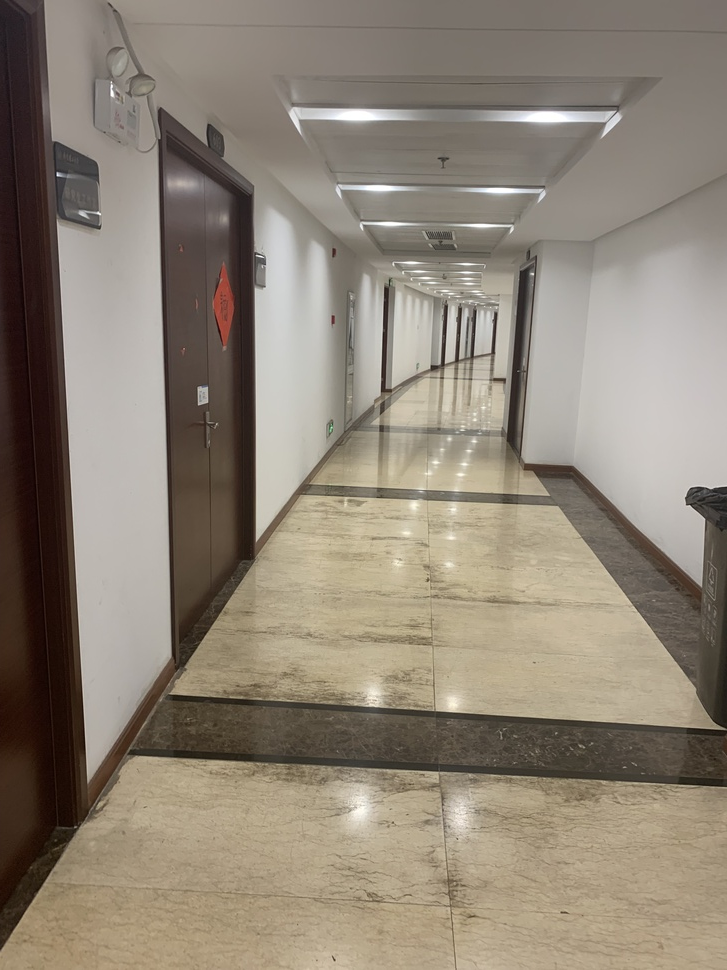
#> input picture 计算机视觉实践-练习5/project_5/left_image.JPG, 727 x 970 px, shrunk from 3024 x 4032 before the run
$ python main.py
#> lines starting #> are read from the running program, lines starting #| are printed output that depends on the picture
import cv2
import numpy as np
import matplotlib.pyplot as plt

# 读取左右图像
left_image = cv2.imread('left_image.JPG', cv2.IMREAD_GRAYSCALE)
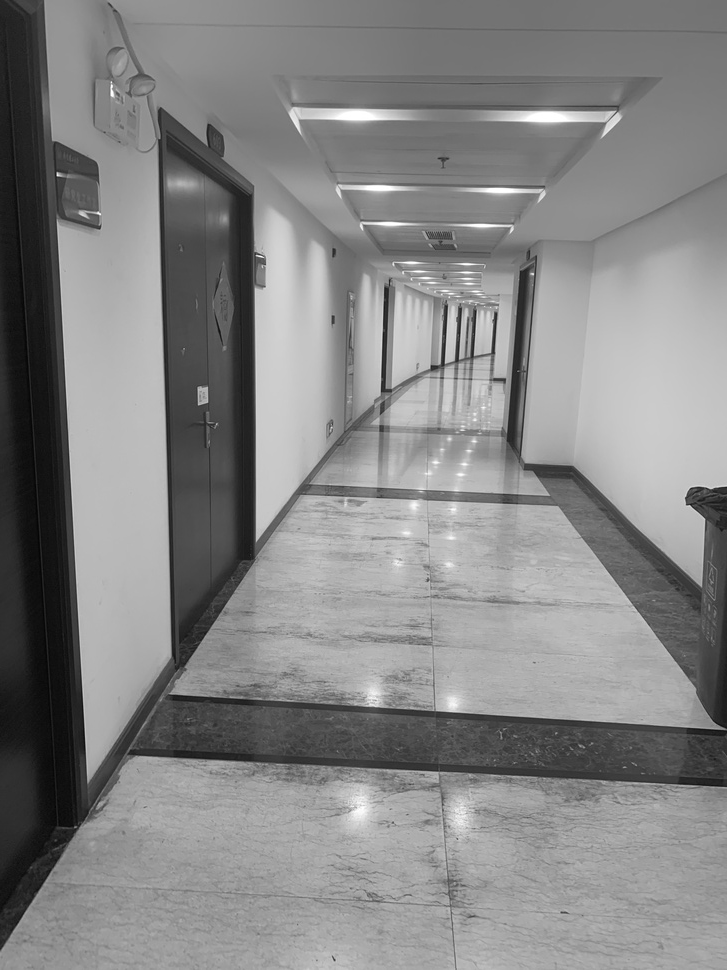
#> left_image: shape (970, 727); min 3, max 255, mean 133.3
right_image = cv2.imread('right_image.JPG', cv2.IMREAD_GRAYSCALE)
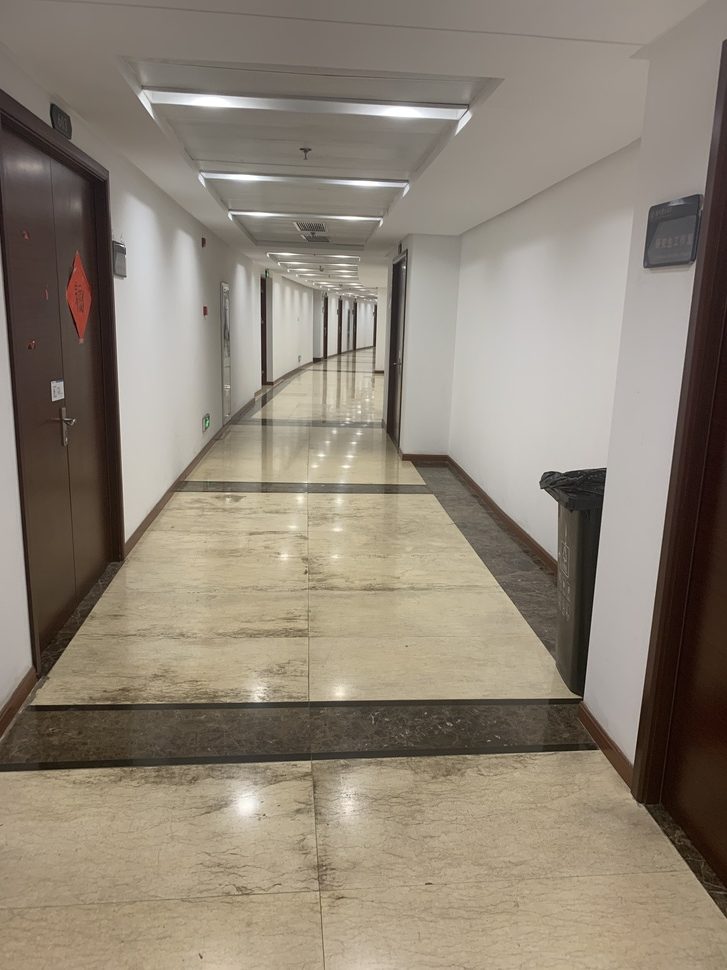
#> input picture 计算机视觉实践-练习5/project_5/right_image.JPG, 727 x 970 px, shrunk from 3024 x 4032 before the run
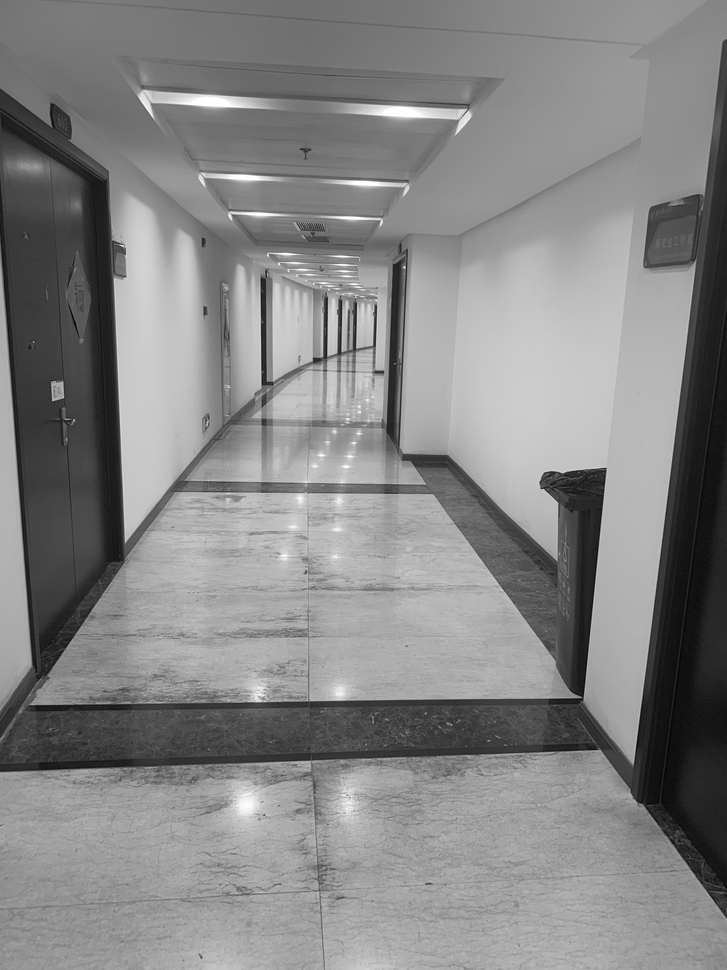
#> right_image: shape (970, 727); min 5, max 255, mean 133.5

# 对图像进行预处理
left_image = cv2.equalizeHist(left_image)
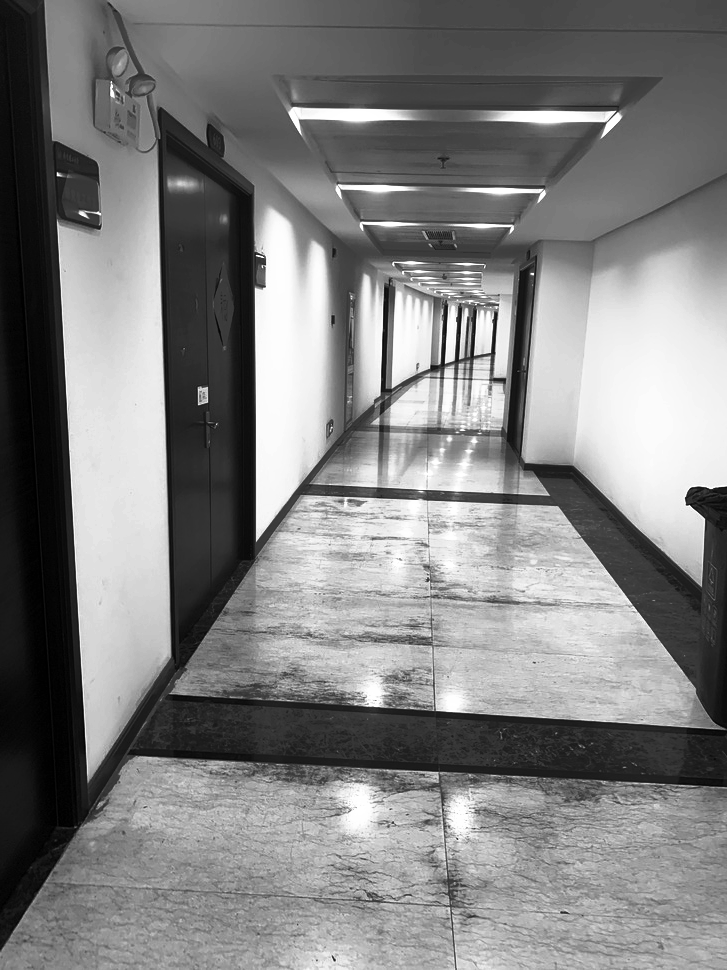
#> left_image: shape (970, 727); min 0, max 255, mean 128.4
right_image = cv2.equalizeHist(right_image)
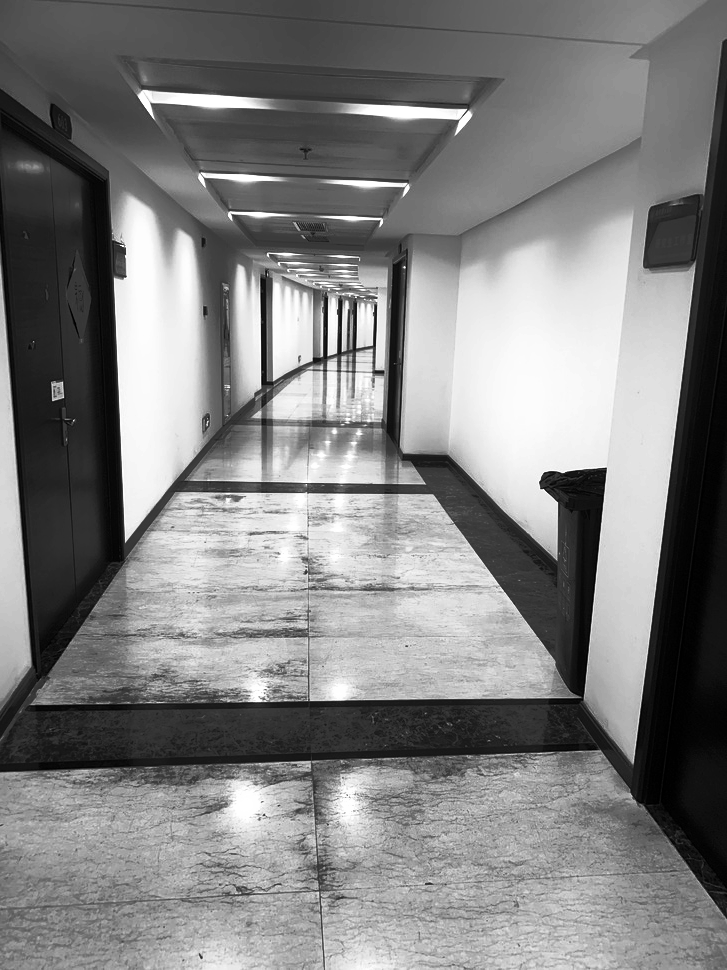
#> right_image: shape (970, 727); min 0, max 255, mean 128.4


# 创建StereoSGBM对象
stereo = cv2.StereoSGBM.create(minDisparity=0,
                               numDisparities=16,
                               blockSize=5,
                               P1=8*3*5**2,
                               P2=32*3*5**2,
                               disp12MaxDiff=1,
                               uniquenessRatio=10,
                               speckleWindowSize=100,
                               speckleRange=32)

# 计算视差图
disparity = stereo.compute(left_image, right_image).astype(np.float32) / 16.0
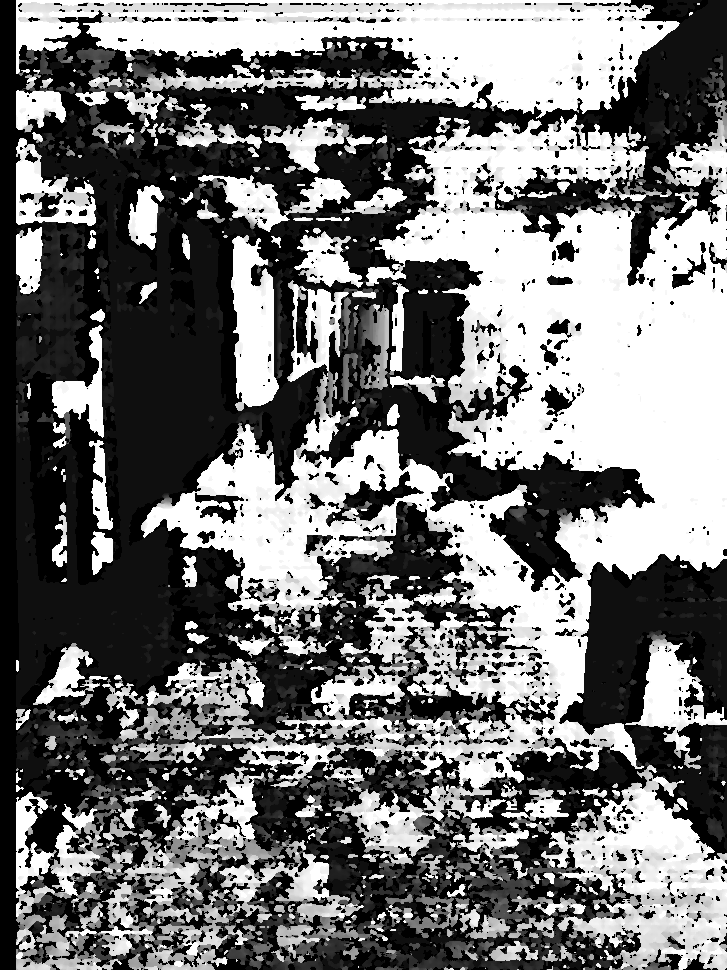
#> disparity: shape (970, 727) float32; min -1, max 15, mean 6.3; drawn with min black and max white


# 归一化视差图到0-255范围以便显示
disparity_normalized = cv2.normalize(disparity, None, alpha=0, beta=255, norm_type=cv2.NORM_MINMAX)
disparity_normalized = np.uint8(disparity_normalized)

# 显示视差图
plt.figure(figsize=(10, 5))
plt.imshow(disparity_normalized, cmap='gray')
plt.title('Disparity Map')
plt.axis('off')
# 保存视差图
cv2.imwrite('disparity_map.png', disparity_normalized)
plt.show()
